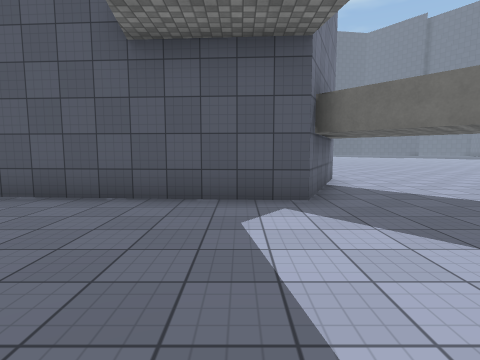
[1] (above)

22 first-person views from a walk through a Unity game level. The camera is 1.4 m above the floor, tilts 6° down and sees 80° across. The floor is counted in squares, 1.8 m on a side. Each view is taken from the middle of a square. On the plan, view 1 faces up. The plan holds only what a view shows up to about 10 squares ahead; the rest is blank. The place goes on beyond the plan. The player character is not drawn. Surface patterns are stand-ins for the level's own textures.

[2]
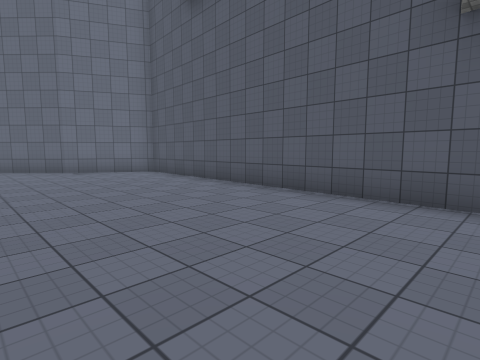

[3]
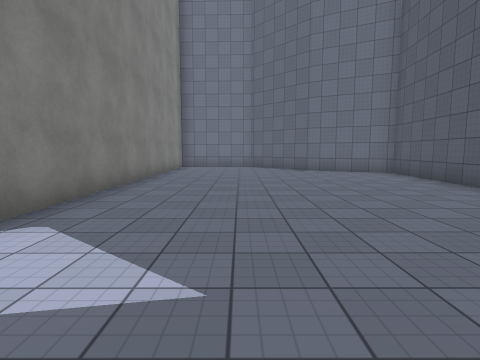

[4]
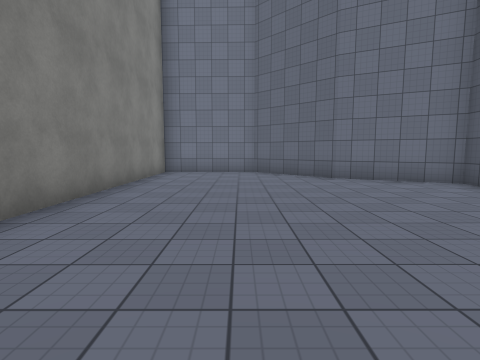

[5]
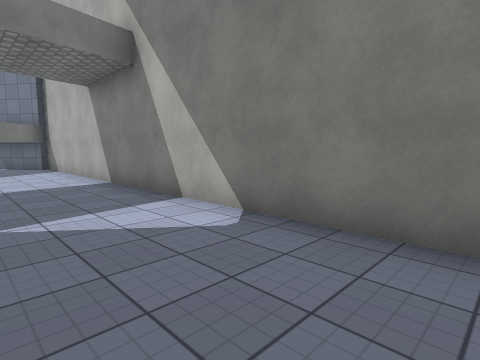

[6]
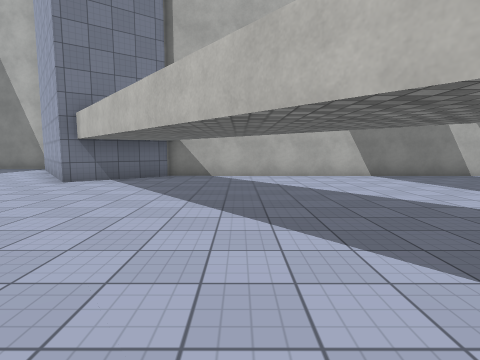

[7]
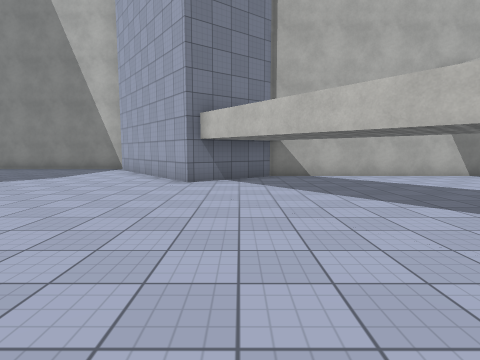

[8]
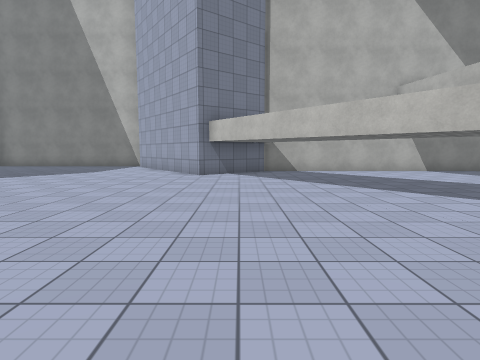

[9]
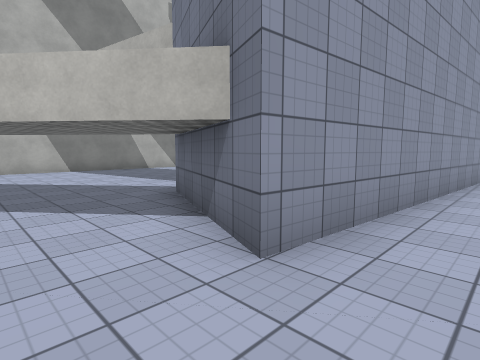

[10]
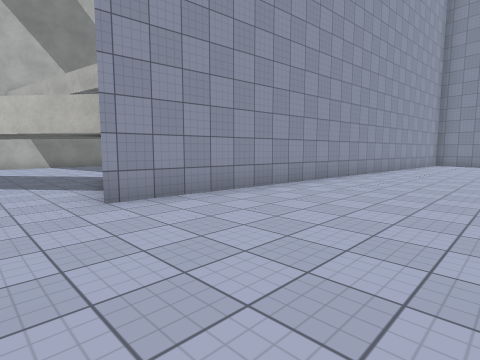

[11]
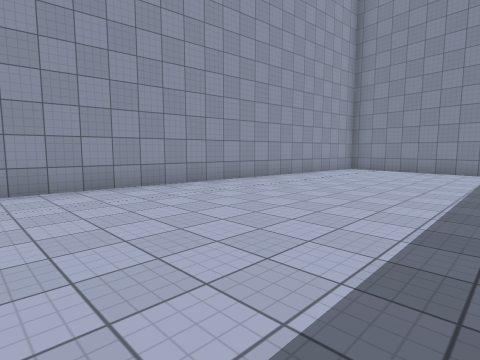

[12]
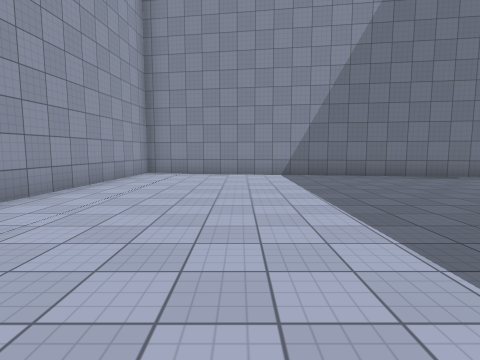

[13]
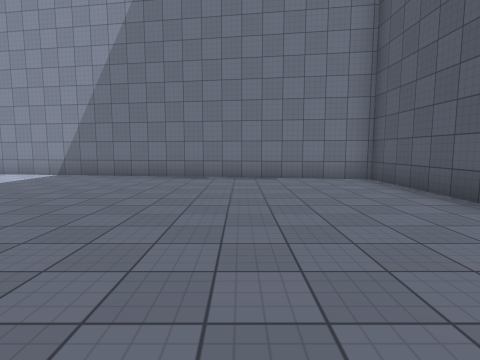

[14]
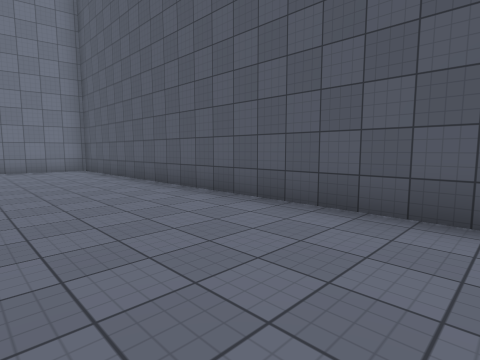

[15]
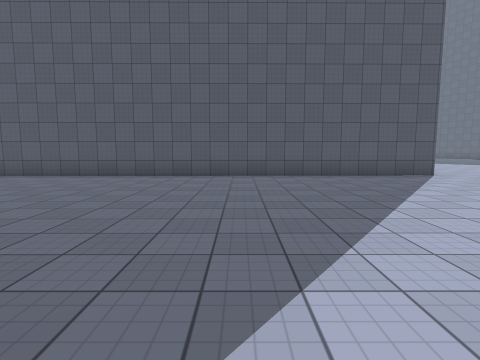

[16]
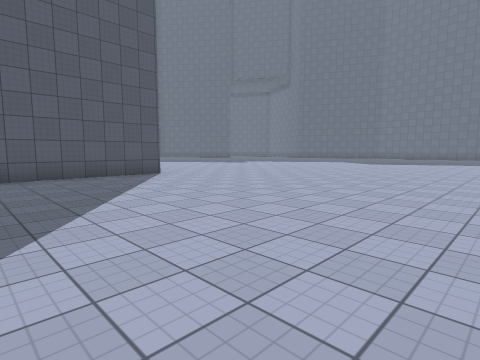

[17]
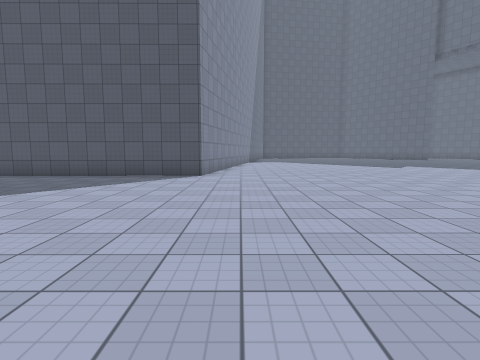

[18]
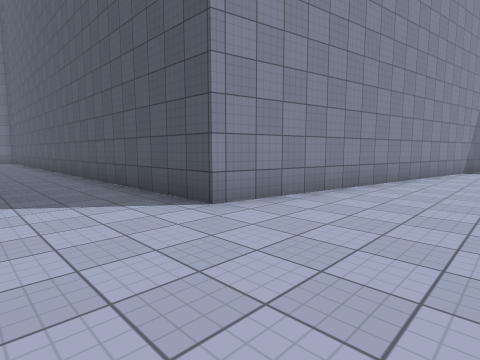

[19]
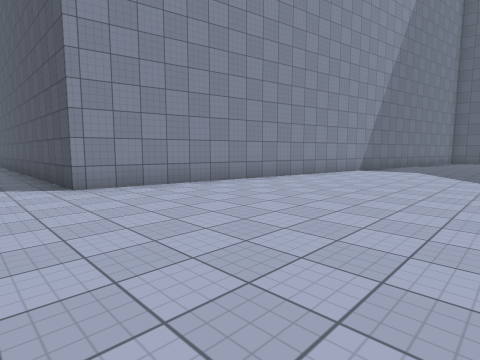

[20]
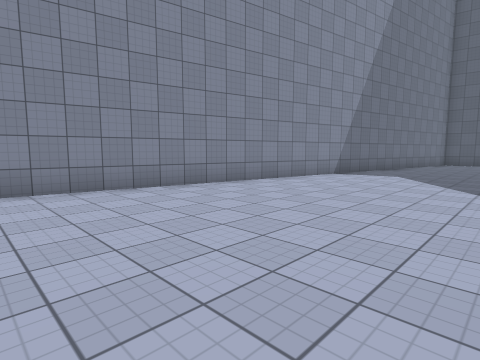

[21]
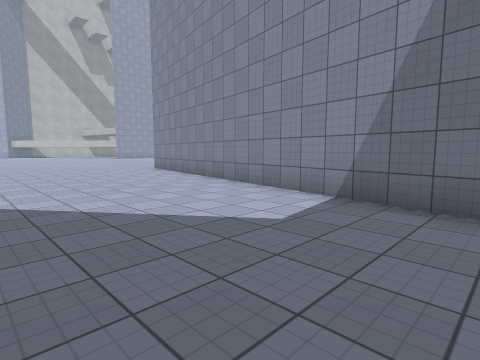

[22]
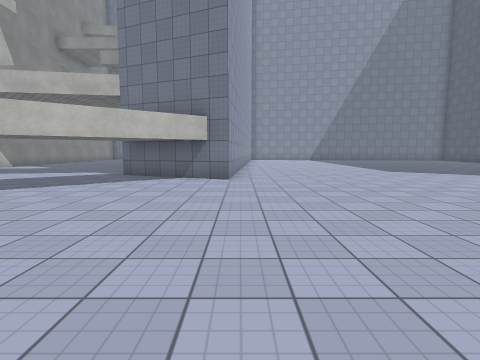

### Floor plan
Points are (right, up) in squares from view 1. A wall is a line through its corners. A room is listed if a view was taken in it or the views show most of it. See-through windows are left out.
Room 1 (views 1, 2, 3, 4, 5, 6, 7, 8, 9, 10, 11, 12, 13, 14, 15, 16, 17, 18, 19, 20, 21, 22)
walls: (7.1, -2.4) (9.3, -0.8) (11.8, -4.1); (8.9, 33.8) (6.8, 22.6) (-10.5, 22.4) (-12.6, 8.9) (2.5, 7.7) (1.1, 4.3) (-10.5, 5.1) (-11.8, 2.6) (-14, 0.5) (-14.1, -2.6) (7.2, -2.6)

Where each view was taken, in squares from view 1:
view 1: 0 up, 0 right, facing up
view 2: 0 up, 1 left, facing up-left
view 3: 0 up, 1 left, facing left
view 4: 0 up, 4 left, facing left
view 5: 0 up, 6 left, facing down-right
view 6: 6 up, 5 right, facing down
view 7: 6 up, 8 right, facing down
view 8: 8 up, 8 right, facing down
view 9: 9 up, 4 right, facing down-left
view 10: 12 up, 4 right, facing down-left
view 11: 14 up, 1 left, facing down-left
view 12: 12 up, 3 left, facing left
view 13: 19 up, 3 left, facing left
view 14: 19 up, 1 right, facing up-left
view 15: 14 up, 1 right, facing up
view 16: 14 up, 2 right, facing up-right
view 17: 14 up, 8 right, facing up
view 18: 20 up, 10 right, facing up-left
view 19: 21 up, 13 right, facing up-left
view 20: 23 up, 13 right, facing up-left
view 21: 34 up, 13 right, facing down-left
view 22: 8 up, 10 right, facing left
